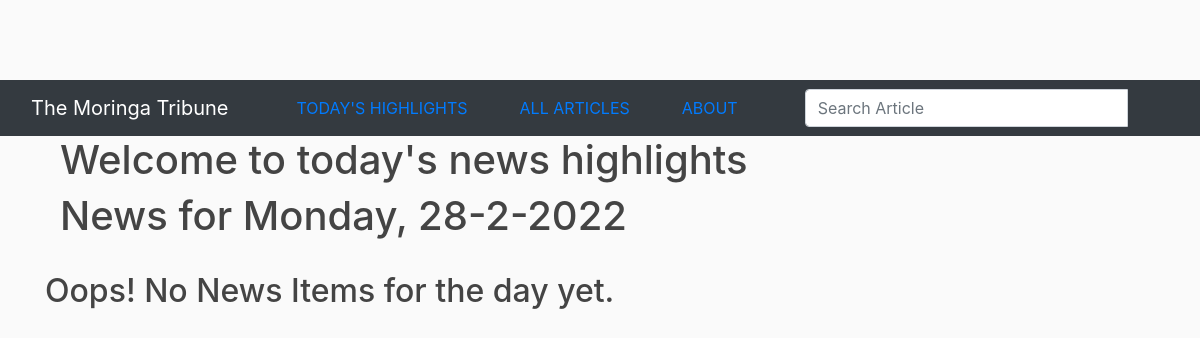
/today/, run on an earlier commit of the app's database.
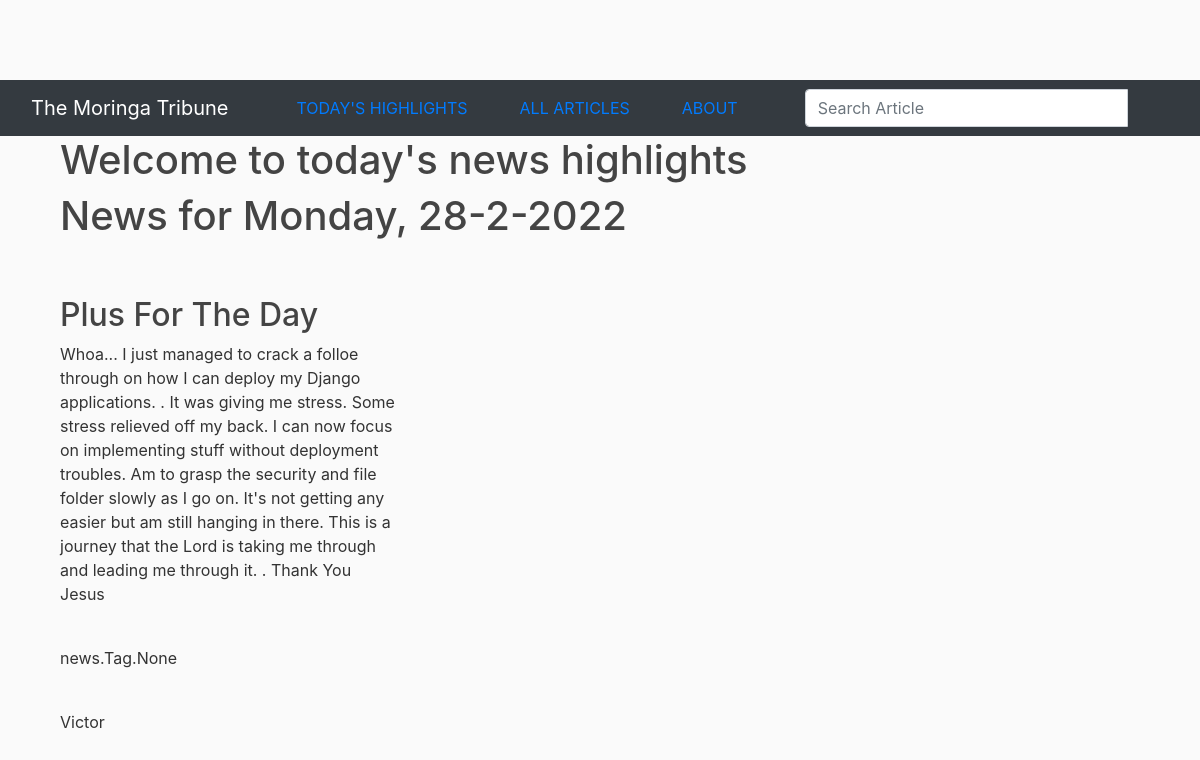
And on a later commit of the database.
### news/models.py (models this page shows, shortened)
class Article(models.Model) :
  title = models.CharField(max_length=60)
  post = models.TextField()
  editor = models.ForeignKey(Editor, on_delete=models.CASCADE)
  tags = models.ManyToManyField(Tag)
  pub_date = models.DateTimeField(default=timezone.now)
  article_image = models.ImageField(upload_to='images/', blank=True)
  class Meta :
    ordering = ['-title']
  @classmethod
  def todays_news(cls) :
    today = dt.date.today()
    news = cls.objects.filter(pub_date__date = today)
    return news

class Editor(models.Model) :
  first_name = models.CharField(max_length=30)
  last_name = models.CharField(max_length=30)
  email = models.EmailField()
  phone_number = models.CharField(max_length=10, blank=True)
  def __str__(self) :
      return self.first_name
  class Meta :
    ordering = ['-first_name']

### news/views.py (the view)
# urls.py: path('today/', views.news_of_day, name='News~Today'),
def news_of_day(request) :
  date = dt.date.today()
  day = convert_dates(date)
  html = f'''

            News for {day}, {date.day}-{date.month}-{date.year}

          '''
  news = Article.todays_news()
  return render(request, 'news/today.html', {'html': html, 'news':news})

### news/views.py (called while the page is built)
def convert_dates(dates) :
  day_number = dt.date.weekday(dates)
  days = ['Monday', 'Tuesday', 'Wednesday', 'Thursday', 'Friday', 'Saturday', 'Sunday']
  day = days[day_number]
  return day

### news/templates/news/today.html (shortened to what this page needs)
{% extends 'news/base.html' %}
{% block content %}
<div class="container">
  <h1>
    Welcome to today's news highlights
  </h1>
  <h1>
    {{ html }}
  </h1>
  <br>
  {% for new in news %}
  <div class="row">
    <div class="col-xs-6 col-sm-6 col-md-6 col-lg-6">
      <br>
      <h2 class=""> {{ new.title }} </h2>
      <p> {{ new.post }} </p>
      <br>
      <p> {{ new.tags }} </p>
      <br>
      <p> {{ new.editor }} </p>
    </div>
  </div>
  {% empty %}
  <div class="row">
    <h2 class="text-center">Oops! No News Items for the day yet.</h2>
  </div>
  {% endfor %}
</div>
{% endblock content %}

What changed in the data, as far as the page shows it:
added Article: title "Plus For The Day", post "Whoa... I just managed to crack a folloe through on how I can deploy my Django applications. . It was giving me stress. Some stress relieved off my back. I can now focus on implementing stuff without deployment troubles. Am to grasp the security and file folder slowly as I go on. It's not getting any easier but am still hanging in there. This is a journey that the Lord is taking me through and leading me through it. . Thank You Jesus", tags "news.Tag.None", editor "Victor"
Also different on the page:
text no longer shown: "Oops! No News Items for the day yet."
